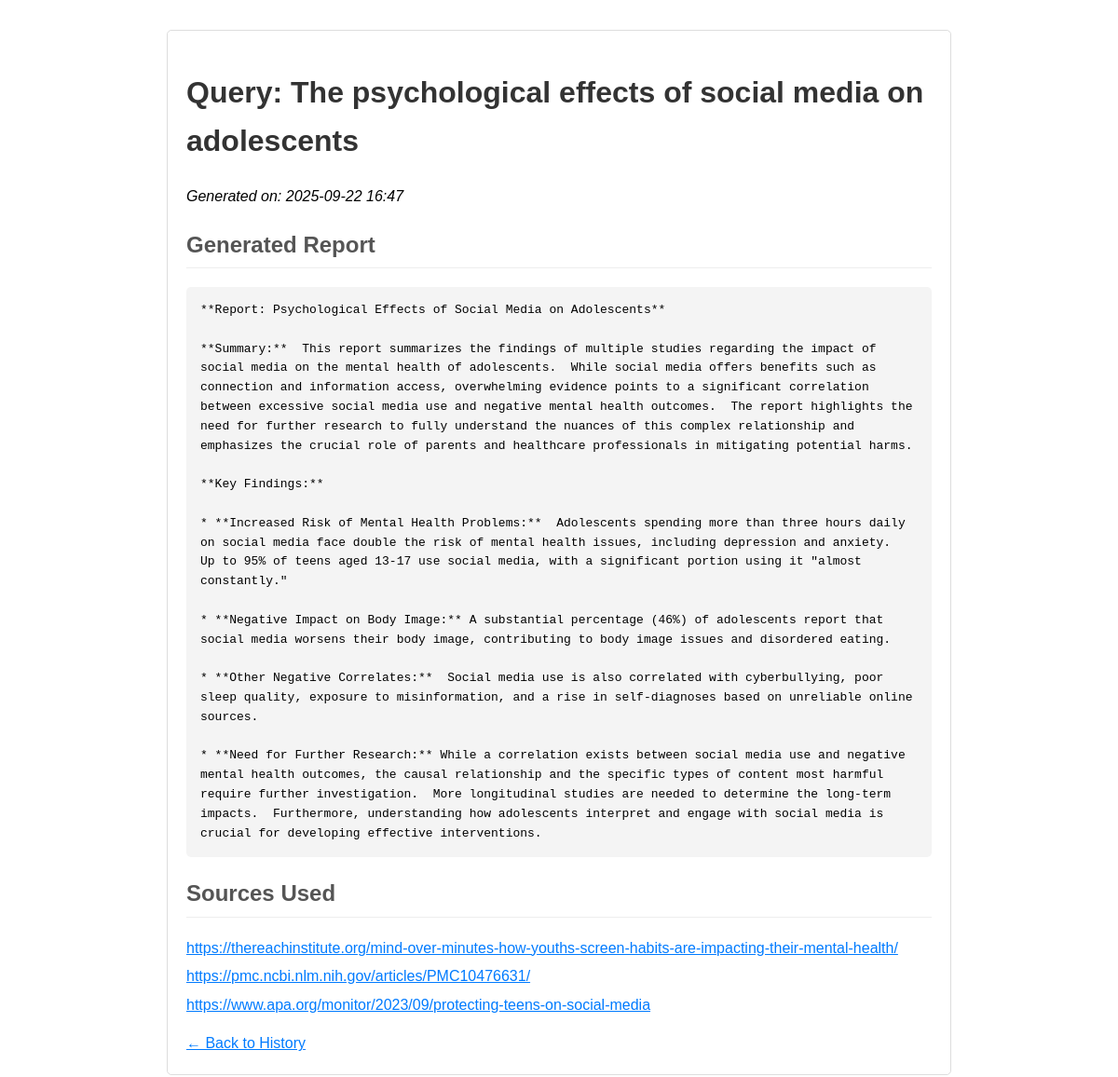
Page /report/3 on the committed database.
### app.py (models this page shows)
class Report(Base):
    __tablename__ = "reports"
    id = Column(Integer, primary_key=True, index=True)
    query = Column(String, index=True)
    report_content = Column(Text)
    sources = Column(Text)
    timestamp = Column(DateTime, default=datetime.utcnow)

### app.py (the view)
@app.route("/report/<int:report_id>")
def report(report_id):
    db = SessionLocal()
    single_report = db.query(Report).filter(Report.id == report_id).first()
    db.close()
    if single_report is None: abort(404)
    sources_list = single_report.sources.split(", ")
    return render_template("report.html", report=single_report, sources=sources_list)

### templates/report.html (shortened to what this page needs)
<!DOCTYPE html>
<html lang="en">
<head>
</head>
<body>
    <div class="container">
        <h1>Query: {{ report.query }}</h1>
        <p><em>Generated on: {{ report.timestamp.strftime('%Y-%m-%d %H:%M') }}</em></p>
        <h2>Generated Report</h2>
        <pre>{{ report.report_content }}</pre>
        <h2>Sources Used</h2>
        <ul class="sources-list">
            {% for source in sources %}
            <li><a href="{{ source }}" target="_blank">{{ source }}</a></li>
            {% endfor %}
        </ul>
        <a href="{{ url_for('index') }}">&larr; Back to History</a>
    </div>
</body>
</html>

### templates/report.html (style rules this page uses)
body { font-family: sans-serif; margin: 2em; line-height: 1.6; }
.container { max-width: 800px; margin: 0 auto; padding: 20px; background-color: #fff; border: 1px solid #ddd; border-radius: 5px; }
h1 { color: #333; }
h2 { color: #555; border-bottom: 1px solid #eee; padding-bottom: 5px; }
pre { white-space: pre-wrap; word-wrap: break-word; background-color: #f4f4f4; padding: 15px; border-radius: 5px; }
.sources-list { list-style: none; padding: 0; }
.sources-list li { margin-bottom: 5px; }
a { color: #007bff; }

### rows in the picture
Report: query "The psychological effects of social media on adolescents", timestamp "2025-09-22 16:47", report_content "**Report: Psychological Effects of Social Media on Adolescents** **Summary:** This report summarizes the findings of multiple studies regarding the impact of social media on the mental health of adolescents. While social media offers benefits such as connection and information access, overwhelming evidence points to a significant correlation between excessive social media use and negative mental health outcomes. The report highlights the need for further research to fully understand the nuances of this complex relationship and emphasizes the crucial role of parents and healthcare professionals in mitigating potential harms. **Key Findings:** * **Increased Risk of Mental Health Problems:**…"

### other values in the picture
{{ source }} "https://thereachinstitute.org/mind-over-minutes-how-youths-screen-habits-are-impacting-their-mental-health/" "https://pmc.ncbi.nlm.nih.gov/articles/PMC10476631/" "https://www.apa.org/monitor/2023/09/protecting-teens-on-social-media"
